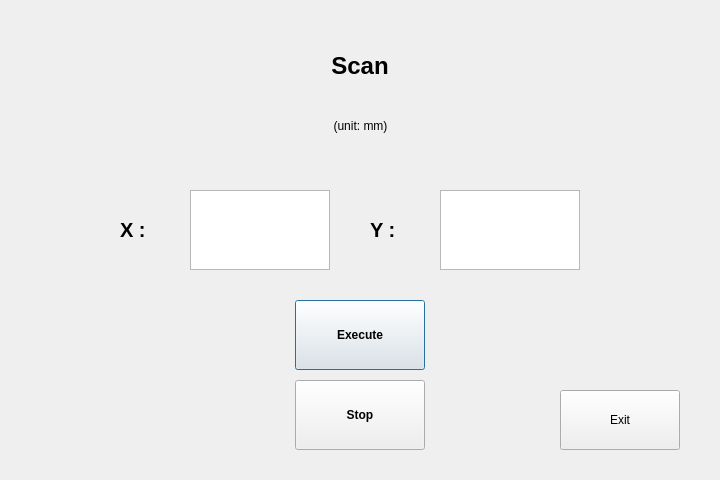
<?xml version="1.0" encoding="UTF-8"?>
<ui version="4.0">
 <class>Dialog</class>
 <widget class="QDialog" name="Dialog">
  <property name="geometry">
   <rect>
    <x>0</x>
    <y>0</y>
    <width>720</width>
    <height>480</height>
   </rect>
  </property>
  <property name="sizePolicy">
   <sizepolicy hsizetype="Preferred" vsizetype="Preferred">
    <horstretch>0</horstretch>
    <verstretch>0</verstretch>
   </sizepolicy>
  </property>
  <property name="minimumSize">
   <size>
    <width>720</width>
    <height>480</height>
   </size>
  </property>
  <property name="maximumSize">
   <size>
    <width>720</width>
    <height>480</height>
   </size>
  </property>
  <property name="windowTitle">
   <string>Dialog</string>
  </property>
  <widget class="QLabel" name="label">
   <property name="geometry">
    <rect>
     <x>285</x>
     <y>40</y>
     <width>150</width>
     <height>51</height>
    </rect>
   </property>
   <property name="font">
    <font>
     <pointsize>18</pointsize>
     <weight>75</weight>
     <bold>true</bold>
    </font>
   </property>
   <property name="text">
    <string>Scan</string>
   </property>
   <property name="alignment">
    <set>Qt::AlignCenter</set>
   </property>
  </widget>
  <widget class="QTextEdit" name="textEdit">
   <property name="geometry">
    <rect>
     <x>190</x>
     <y>190</y>
     <width>140</width>
     <height>80</height>
    </rect>
   </property>
   <property name="font">
    <font>
     <pointsize>15</pointsize>
    </font>
   </property>
  </widget>
  <widget class="QTextEdit" name="textEdit_2">
   <property name="geometry">
    <rect>
     <x>440</x>
     <y>190</y>
     <width>140</width>
     <height>80</height>
    </rect>
   </property>
   <property name="font">
    <font>
     <pointsize>15</pointsize>
    </font>
   </property>
  </widget>
  <widget class="QLabel" name="label_2">
   <property name="geometry">
    <rect>
     <x>120</x>
     <y>200</y>
     <width>50</width>
     <height>60</height>
    </rect>
   </property>
   <property name="font">
    <font>
     <pointsize>15</pointsize>
     <weight>75</weight>
     <bold>true</bold>
    </font>
   </property>
   <property name="text">
    <string>X :</string>
   </property>
  </widget>
  <widget class="QLabel" name="label_4">
   <property name="geometry">
    <rect>
     <x>370</x>
     <y>200</y>
     <width>50</width>
     <height>60</height>
    </rect>
   </property>
   <property name="font">
    <font>
     <pointsize>15</pointsize>
     <weight>75</weight>
     <bold>true</bold>
    </font>
   </property>
   <property name="text">
    <string>Y :</string>
   </property>
  </widget>
  <widget class="QPushButton" name="pushButton">
   <property name="geometry">
    <rect>
     <x>295</x>
     <y>300</y>
     <width>130</width>
     <height>70</height>
    </rect>
   </property>
   <property name="font">
    <font>
     <pointsize>9</pointsize>
     <weight>75</weight>
     <bold>true</bold>
    </font>
   </property>
   <property name="text">
    <string>Execute</string>
   </property>
  </widget>
  <widget class="QPushButton" name="pushButton_2">
   <property name="geometry">
    <rect>
     <x>560</x>
     <y>390</y>
     <width>120</width>
     <height>60</height>
    </rect>
   </property>
   <property name="text">
    <string>Exit</string>
   </property>
  </widget>
  <widget class="QPushButton" name="pushButton_3">
   <property name="geometry">
    <rect>
     <x>295</x>
     <y>380</y>
     <width>130</width>
     <height>70</height>
    </rect>
   </property>
   <property name="font">
    <font>
     <pointsize>9</pointsize>
     <weight>75</weight>
     <bold>true</bold>
    </font>
   </property>
   <property name="text">
    <string>Stop</string>
   </property>
  </widget>
  <widget class="QLabel" name="label_3">
   <property name="geometry">
    <rect>
     <x>280</x>
     <y>110</y>
     <width>161</width>
     <height>31</height>
    </rect>
   </property>
   <property name="font">
    <font>
     <pointsize>9</pointsize>
     <italic>false</italic>
    </font>
   </property>
   <property name="text">
    <string>(unit: mm)</string>
   </property>
   <property name="alignment">
    <set>Qt::AlignCenter</set>
   </property>
  </widget>
 </widget>
 <resources/>
 <connections/>
</ui>
